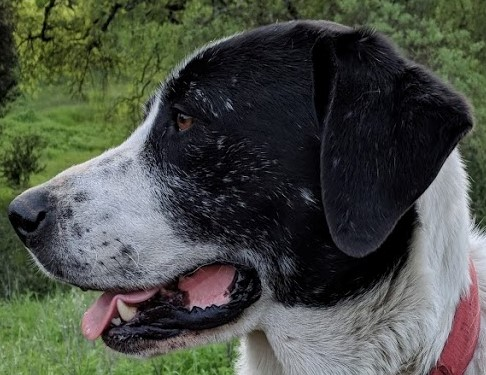
#> input picture DATA/sammy_face.jpg, 486 x 375 px
$ jupyter execute Edge-Detection.ipynb   (shell and % lines are left out)
#> lines starting #> are read from the running program, lines starting #| are printed output that depends on the picture; after the words box and inside, x2 and y2 are one past the last pixel; in counts of white or black regions, pixels touching at a corner belong together
[cell 1]
import cv2
import numpy as np
import matplotlib.pyplot as plt

dog_face = cv2.imread('../DATA/sammy_face.jpg')
#> dog_face is the input picture: shape (375, 486, 3); mean B, G, R 70, 78.7, 74.2

'''Formula for choosing threshold:'''
median_value = np.median(dog_face)
#> median_value = 64
#set lower limit threshold to either 0 or 70% of the median value whichever is greater
lower = int(max(0,0.7*median_value))
#> lower = 44
#set upper limit threshold to either 130% of the median or the max value of 255, whichever is lower
upper = int(min(255,1.3*median_value))
#> upper = 83


#blur the image
blurred_img =  cv2.blur(dog_face,ksize=(5,5))
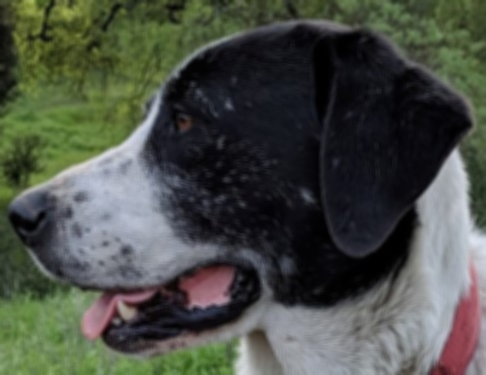
#> blurred_img: shape (375, 486, 3); mean B, G, R 70, 78.7, 74.2

#Play around with the values until you see something satisfactory
edges = cv2.Canny(image= blurred_img, threshold1=lower,threshold2=upper+145)
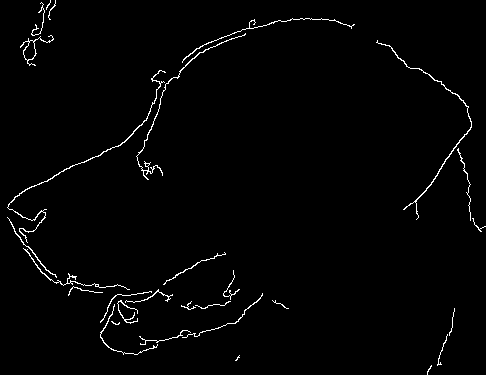
#> edges: shape (375, 486); 1.6% white in thin lines or dots
plt.imshow(edges)

$ run again, with DATA/00-puppy.jpg copied over DATA/sammy_face.jpg
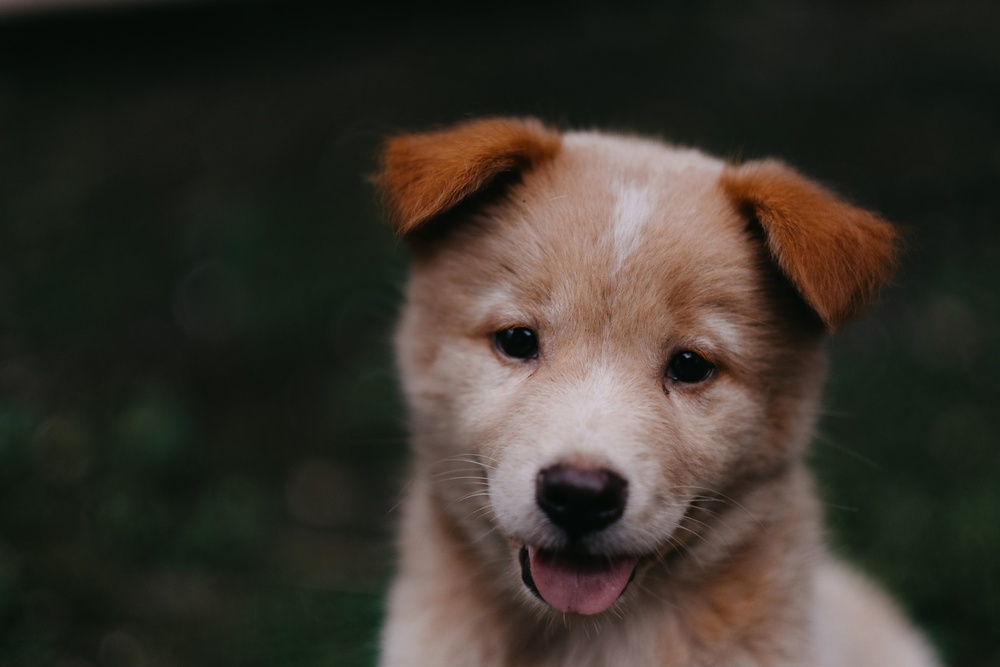
#> input picture DATA/00-puppy.jpg, 1000 x 667 px, shrunk from 1950 x 1300 before the run
#> dog_face is the input picture: shape (667, 1000, 3); mean B, G, R 43.8, 51.8, 57.3
#> median_value = 27
#> lower = 18
#> upper = 35
#> `edges = cv2.Canny(image= blurred_img, threshold1=lower,threshold2=uppe..`:
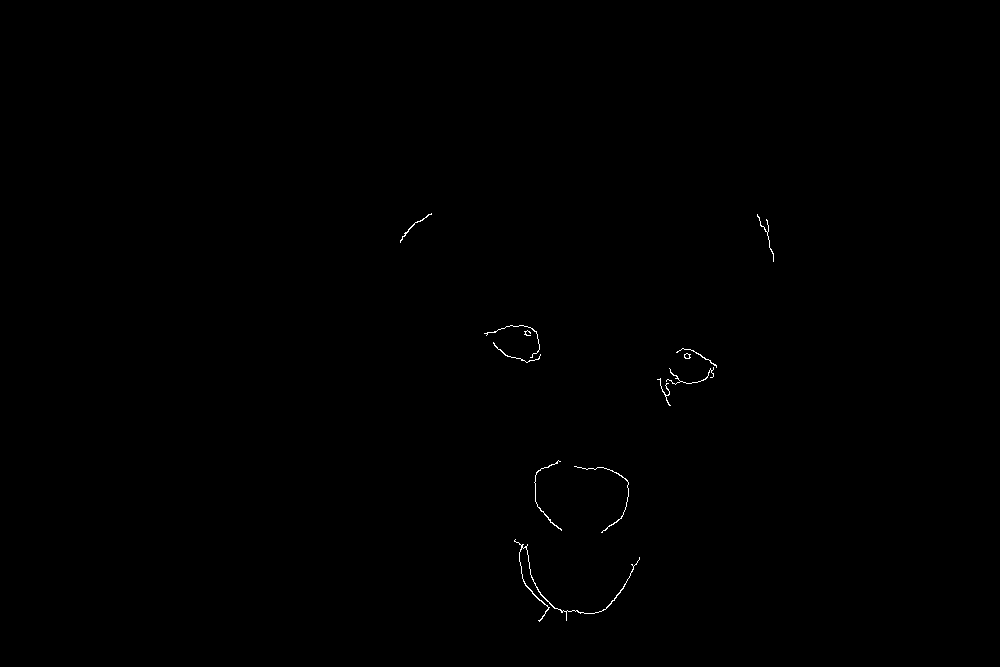
#> edges: shape (667, 1000); 0.17% white in thin lines or dots, all inside (x1, y1, x2, y2) = (400, 213, 774, 622)

$ run again, with DATA/Denis_Mukwege.jpg copied over DATA/sammy_face.jpg
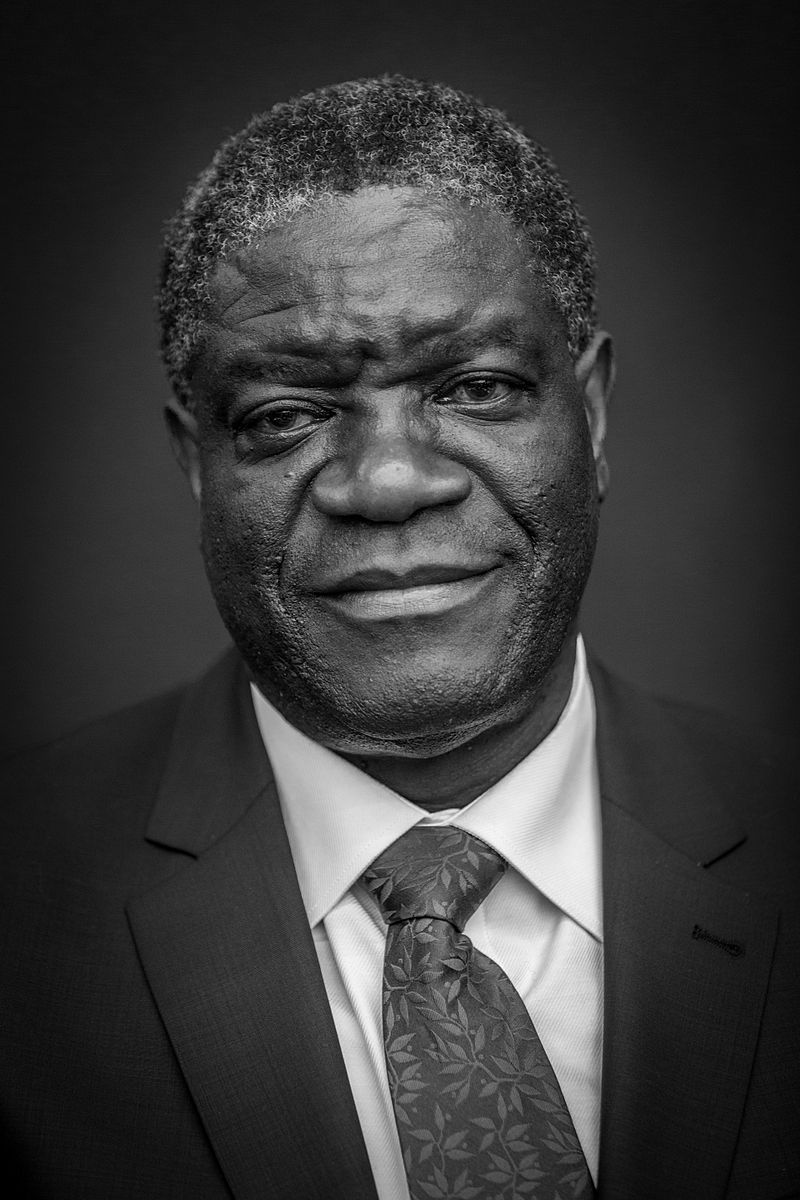
#> input picture DATA/Denis_Mukwege.jpg, 800 x 1200 px
#> dog_face is the input picture: shape (1200, 800, 3); min 0, max 255, mean 58.8
#> median_value = 43
#> lower = 30
#> upper = 55
#> `edges = cv2.Canny(image= blurred_img, threshold1=lower,threshold2=uppe..`:
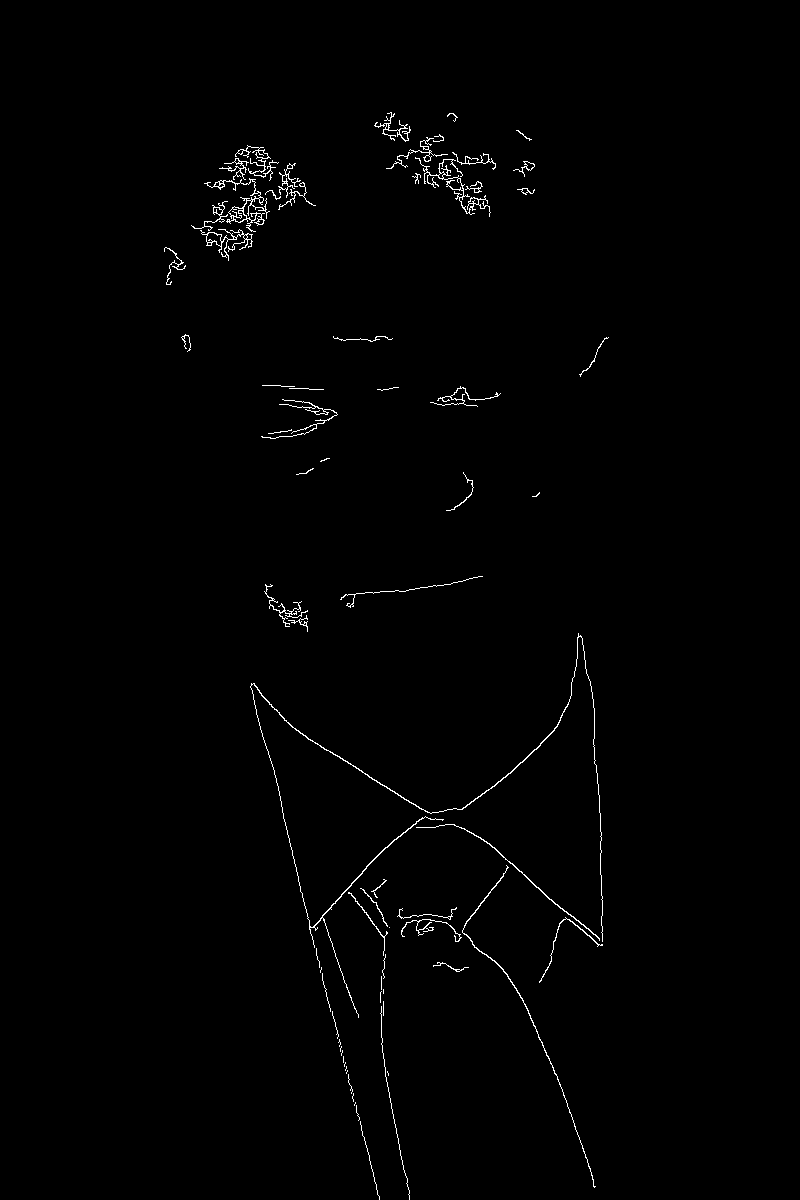
#> edges: shape (1200, 800); 0.81% white in thin lines or dots, all inside (x1, y1, x2, y2) = (164, 112, 609, 1200)

$ run again, with DATA/Nadia_Murad.jpg copied over DATA/sammy_face.jpg
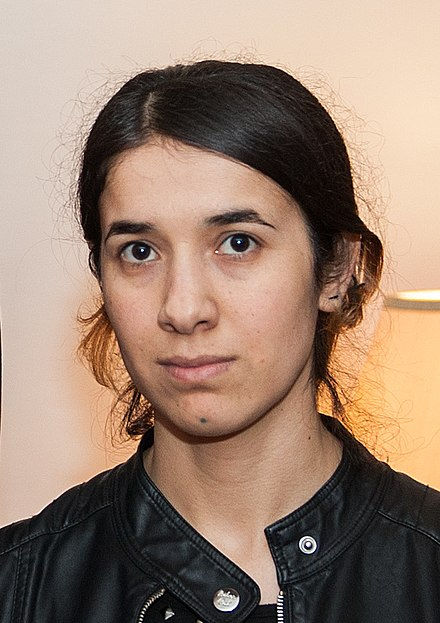
#> input picture DATA/Nadia_Murad.jpg, 440 x 623 px
#> dog_face is the input picture: shape (623, 440, 3); mean B, G, R 112.7, 129.2, 153.8
#> median_value = 151
#> lower = 105
#> upper = 196
#> `blurred_img =  cv2.blur(dog_face,ksize=(5,5))`:
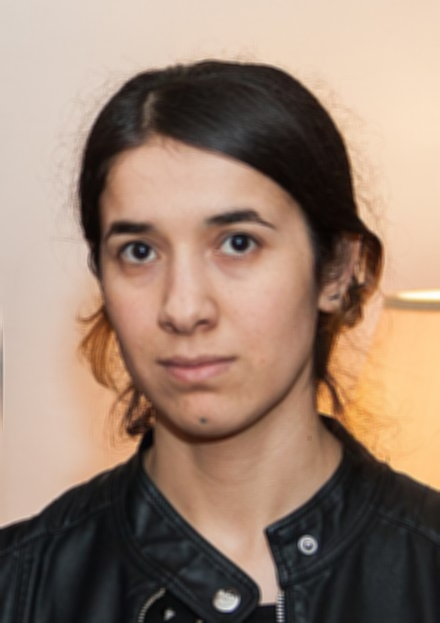
#> blurred_img: shape (623, 440, 3); mean B, G, R 112.7, 129.3, 153.8
#> `edges = cv2.Canny(image= blurred_img, threshold1=lower,threshold2=uppe..`:
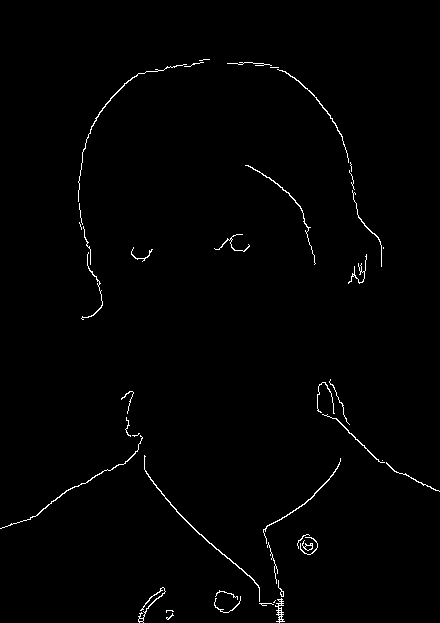
#> edges: shape (623, 440); 1% white in thin lines or dots
